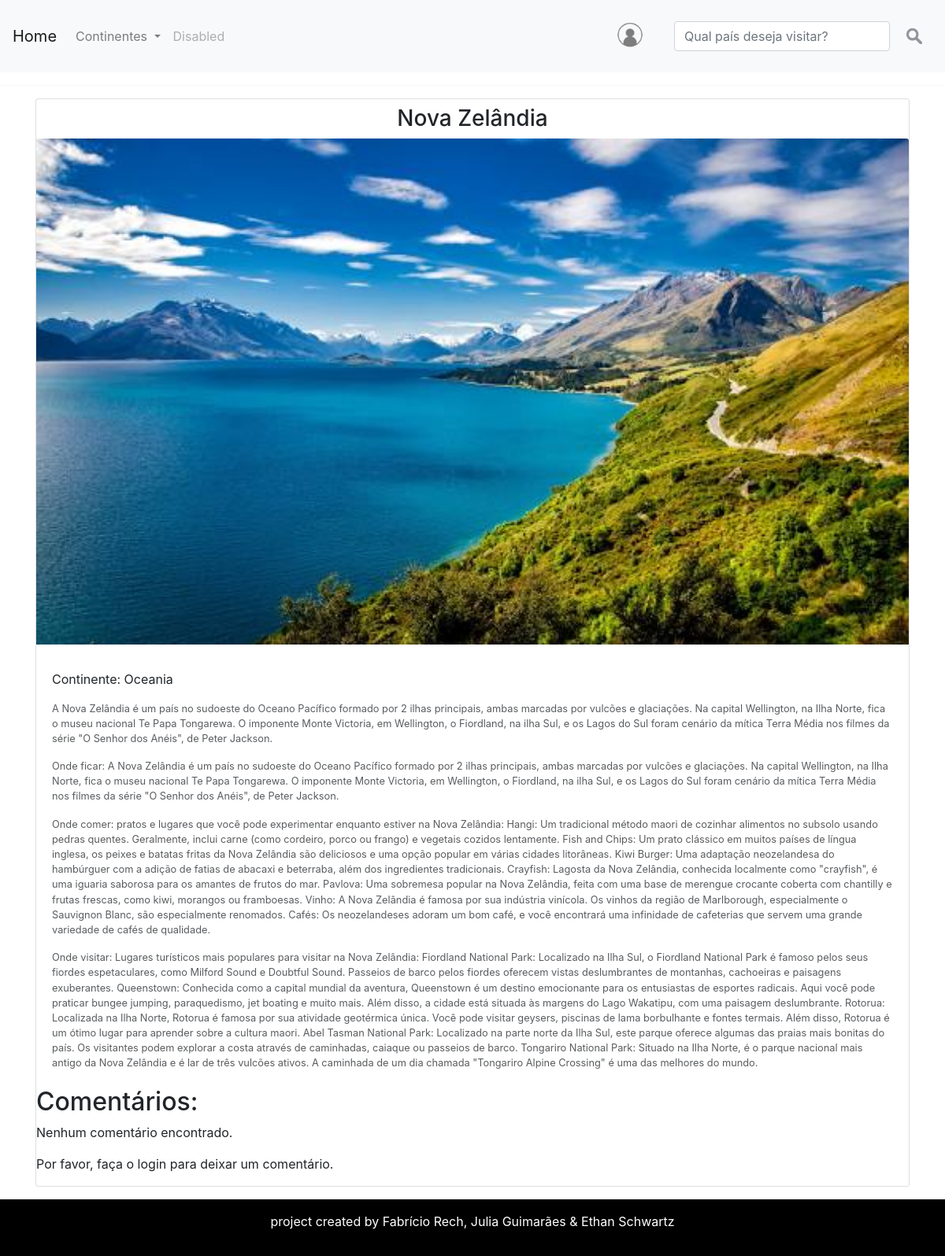
Before: /oceania/Continente/detalhe/nova_zelandia/ with the older database file.
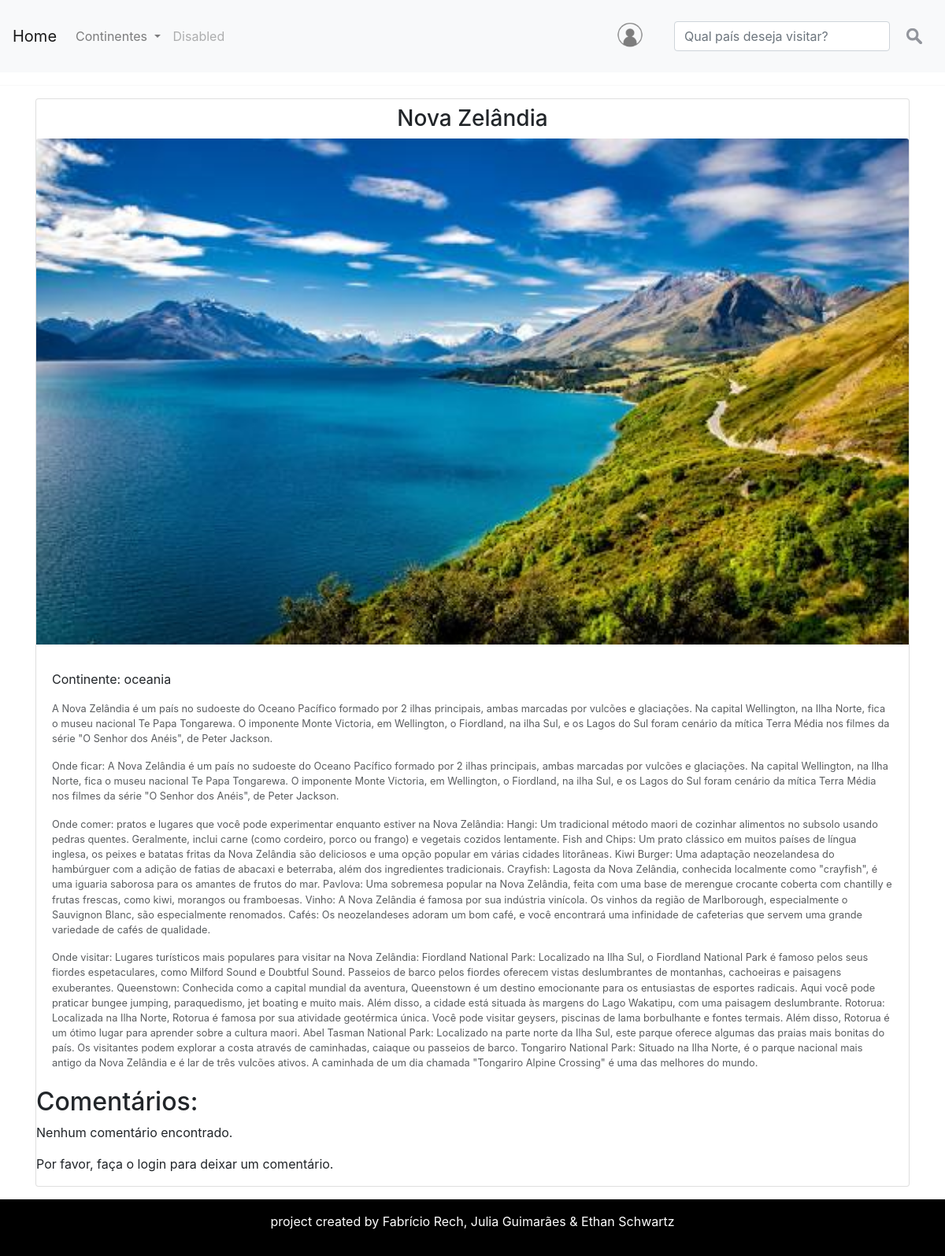
After: the same page with the newer database file.
### oceania/models.py (models this page shows, shortened)
class model_oceania(models.Model):
    Continente = models.CharField(max_length=100)
    País = models.CharField(max_length=100)
    Descricao = models.CharField(max_length=3000)
    OndeFicar = models.CharField(max_length=1800)
    OndeComer = models.CharField(max_length=1800)
    OndeVisitar = models.CharField(max_length=1800)
    foto = models.ImageField(upload_to='img/%Y/%m/%d/')
    ta_publicado = models.BooleanField(default=False)
    link = models.CharField(max_length=60)

### oceania/views.py (the view, shortened to what this page needs)
# urls.py: path('Continente/detalhe/<str:link_url>/',views.v_detalhe, name='detalhe'),
def v_detalhe(request, link_url):
    detalhe = get_object_or_404(model_oceania, link=link_url)
    comentarios = Comentario.objects.filter(eh_publicada=True, link_url=link_url)
    formulario = ComentarioForms(initial={'link_url': link_url})
    return render(request, 'oceania/paginas/detalhe.html', context={'detalhe': detalhe, 'comentarios': comentarios, 'formulario': formulario})

### oceania/forms.py
class ComentarioForms(forms.Form):
    Coment = forms.CharField(
        label='Comentários',
        required=True,
        max_length=5000,
        widget=forms.Textarea(
            attrs={
                'placeholder': 'Conte-nos a sua experiência!',
            }
        )
    )
    link_url = forms.CharField(
        widget=forms.HiddenInput()
    )

### oceania/templates/oceania/paginas/detalhe.html
{% extends 'global/paginas/pais_detalhe.html' %}
{% block comentario %}
<section>
  <h2 class="m2">Comentários:</h2>
  {% for comentario in comentarios %}
  <div class="card">
    <div class="card-body">
      <h5>Comentário feito por: {{ comentario.usuario.username }}</h5>
      {{ comentario.coment }}
    </div>
  </div>
  <br>
  {% empty %}
      <p>Nenhum comentário encontrado.</p>
  {% endfor %}
</section>
{% if user.is_authenticated %}
<section>
  <form action="{% url 'Oceania:comentario' %}" method="POST">
    {% csrf_token %}
    {{ formulario.Coment }}
    {{ formulario.link_url }}
    <button type="submit">Enviar Comentário</button>
  </form>
</section>
{% else %}
<p>Por favor, faça o login para deixar um comentário.</p>
{% endif %}
{% endblock %}

### meus_templates/global/paginas/pais_detalhe.html (shortened to what this page needs)
{% include 'global/parciais/header.html' %}
<hr>
{% load static %}
<link rel="stylesheet" href="https://stackpath.bootstrapcdn.com/bootstrap/4.1.3/css/bootstrap.min.css">
{%if detalhe %}
<div class="container" style="border: 0;">
<div class="card mb-3">
  <div>
    <h3 class="text-center m-2">{{detalhe.País}}</h3>
  </div>
    <img src="{{ detalhe.foto.url }}" class="card-img-top" alt="...">
    <div class="card-body">
      <p class="card-text">Continente: {{detalhe.Continente}}</p>
      <p class="card-text"><small class="text-body-secondary">{{detalhe.Descricao}}</small></p>
      <p class="card-text"><small class="text-body-secondary">Onde ficar: {{detalhe.OndeFicar}}</small></p>
      <p class="card-text"><small class="text-body-secondary">Onde comer: {{detalhe.OndeComer}}</small></p>
      <p class="card-text"><small class="text-body-secondary">Onde visitar: {{detalhe.OndeVisitar}}</small></p>
    </div>
{% endif %}
{% block comentario %}
{% endblock %}
</div>
</div>
{% include 'global/parciais/footer.html' %}

Changed rows visible on the page:
changed model_oceania "Nova Zelândia": Continente "Oceania" → "oceania"
